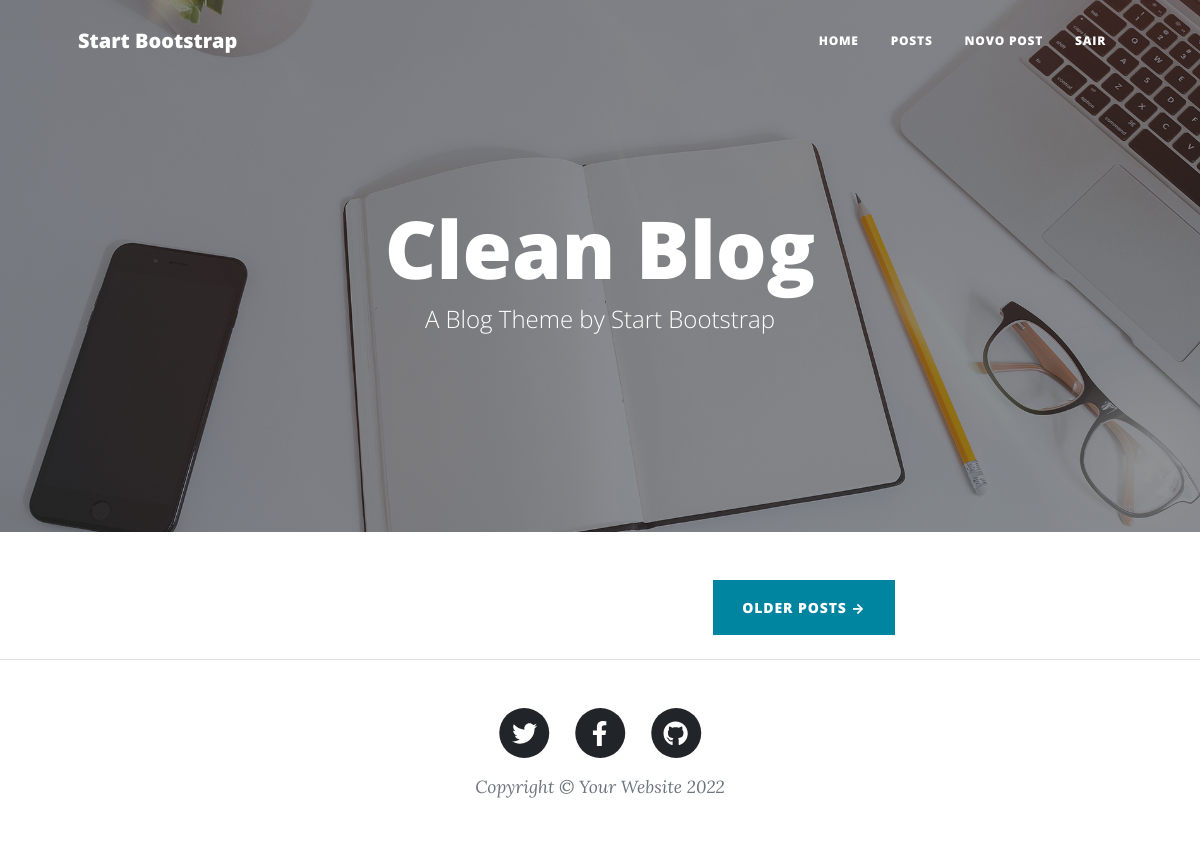
/posts (signed in), run on an earlier commit of the app's database.
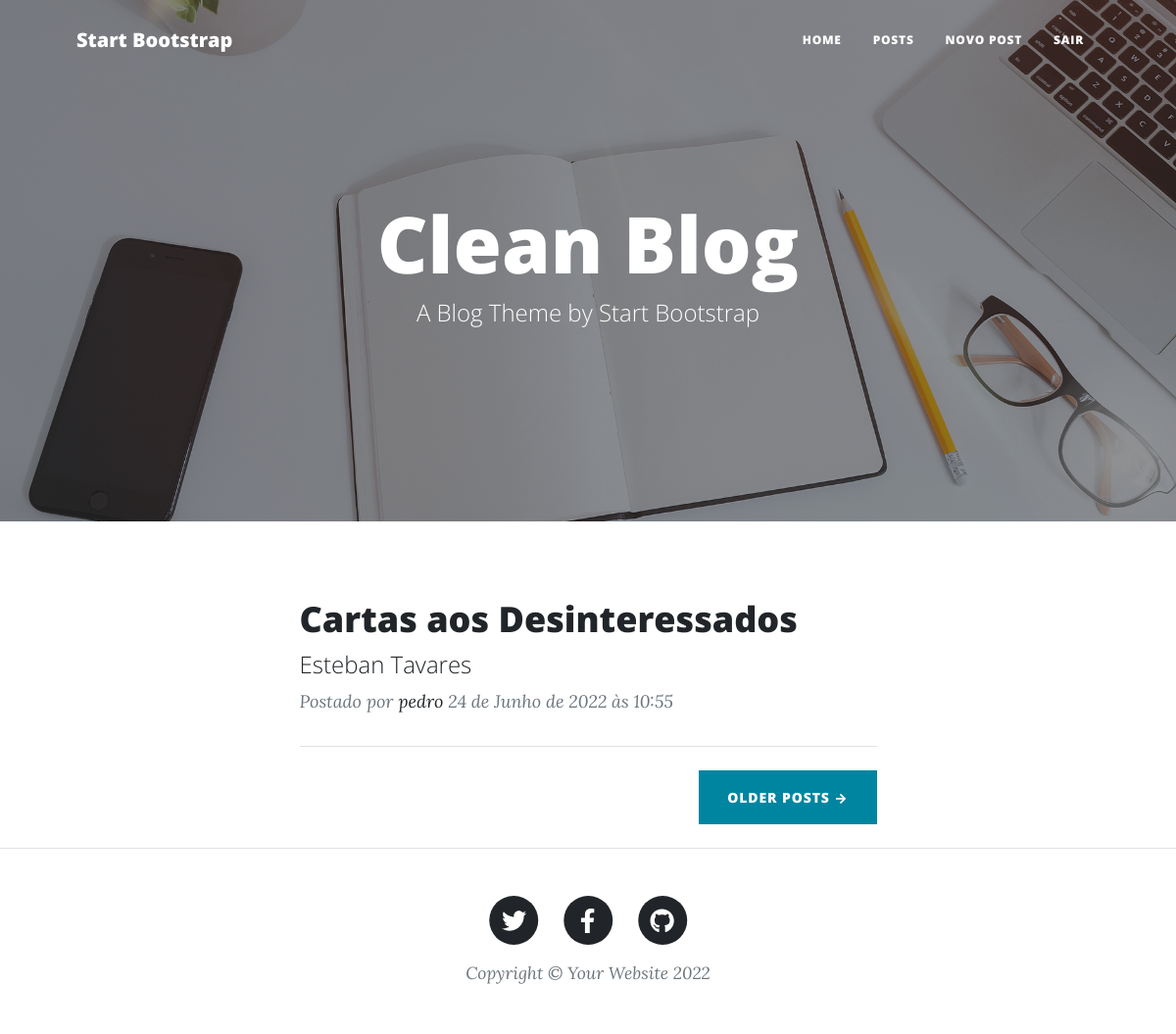
And on a later commit of the database.
### app/models.py (models this page shows, shortened)
class Post(models.Model):
    STATUS      = (('publico', 'Público'), ('privado', 'Privado'))
    titulo      = models.CharField(max_length=100)
    subtitulo   = models.CharField(max_length=100)
    slug        = models.SlugField(max_length=100)
    descricao   = models.TextField()
    autor       = models.ForeignKey(User, on_delete=models.CASCADE)
    publicacao  = models.DateTimeField(default=timezone.now)
    atualizacao = models.DateTimeField(auto_now_add=True)
    status      = models.CharField(max_length=12, choices=STATUS, default='indisponível')
    def get_absolute_url(self):
        return reverse('postDetail', args=[self.slug])
    class Meta:
        ordering = ['publicacao']

### app/views.py (the view)
# urls.py: path('posts', views.PostListView.as_view(), name='postList'),
class PostListView(ListView):
    model = Post
    template_name = 'post/post-list.html'

### app/templates/post/post-list.html (shortened to what this page needs)
{% extends 'base.html' %}
{% load static %}
{% block header %}
    <header class="masthead" style="background-image: url({% static 'assets/img/home-bg.jpg' %})">
        <div class="container position-relative px-4 px-lg-5">
            <div class="row gx-4 gx-lg-5 justify-content-center">
                <div class="col-md-10 col-lg-8 col-xl-7">
                    <div class="site-heading">
                        <h1>Clean Blog</h1>
                        <span class="subheading">A Blog Theme by Start Bootstrap</span>
                    </div>
                </div>
            </div>
        </div>
    </header>
{% endblock header %}
{% block content %}
    <div class="post-preview">
        {% for post in object_list %}
            {% if post.status == 'publico' and post.autor.username != user.username %}
                <a href="{{post.get_absolute_url}}">
                    <h2 class="post-title">{{post.titulo}}</h2>
                    <h4 class="post-subtitle">{{post.subtitulo}}</h4>
                </a>
                <p class="post-meta">
                    Postado por
                    <a href="#!">{{post.autor}}</a>
                    {{post.publicacao}}
                </p>
                <hr class="my-4" />
            {% elif post.autor.username == user.username %}
                <a href="{{post.get_absolute_url}}">
                    <h2 class="post-title">{{post.titulo}}</h2>
                    <h4 class="post-subtitle">{{post.subtitulo}}</h4>
                </a>
                <p class="post-meta">
                    Postado por
                    <a href="#!">{{post.autor}}</a>
                    {{post.publicacao}}
                </p>
                <hr class="my-4" />
            {% endif %}
        {% endfor %}
    </div>
    <div class="d-flex justify-content-end mb-4"><a class="btn btn-primary text-uppercase" href="#!">Older Posts →</a></div>
{% endblock content %}

What changed in the data, as far as the page shows it:
added Post: titulo "Cartas aos Desinteressados", subtitulo "Esteban Tavares", autor "pedro", publicacao "24 de Junho de 2022 às 10:55"
